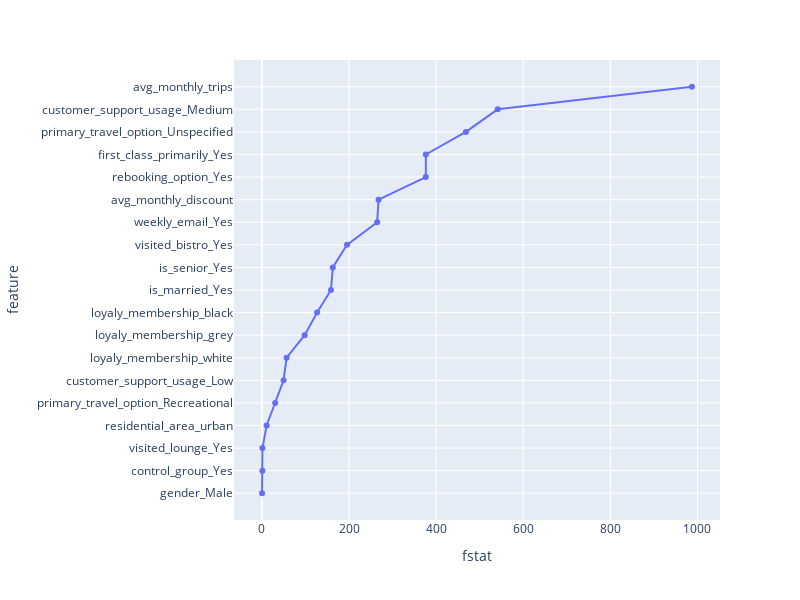

Notebook source saved alongside this figure:
### Code cell
tmp = pd.DataFrame({'fstat': fstats, 'pval': pvals, 'score': scores, 'feature': xnames}).sort_values('score', ascending=True)
px.line(tmp, x='fstat', y='feature', hover_data=['fstat', 'pval'], markers=True, width=800, height=600)

### Figure 1 — Plotly figure (JSON) as saved in the notebook; plotly's stock layout.template omitted (floating-point values rounded to 4 significant figures)
{"data": [{"customdata": [[0.6702], [0.3311], [0.3049], [0.001104], [3.792e-08], [2.101e-12], [6.038e-14], [5.949e-23], [4.067e-29], [6.045e-36], [7.901e-37], [8.907e-44], [2.14e-58], [4.749e-59], [1.196e-81], [1.196e-81], [1.57e-100], [2.416e-115], [1.057e-202]], "hovertemplate": "fstat=%{x}<br>feature=%{y}<br>pval=%{customdata[0]}<extra></extra>", "legendgroup": "", "line": {"color": "#636efa", "dash": "solid"}, "marker": {"symbol": "circle"}, "mode": "lines+markers", "name": "", "orientation": "h", "showlegend": false, "type": "scatter", "x": [0.1814, 0.9447, 1.053, 10.65, 30.32, 49.57, 56.59, 98.0, 126.6, 158.5, 162.6, 195.3, 264.5, 267.6, 376.2, 376.2, 468.2, 541.3, 987.3], "xaxis": "x", "y": ["gender_Male", "control_group_Yes", "visited_lounge_Yes", "residential_area_urban", "primary_travel_option_Recreational", "customer_support_usage_Low", "loyaly_membership_white", "loyaly_membership_grey", "loyaly_membership_black", "is_married_Yes", "is_senior_Yes", "visited_bistro_Yes", "weekly_email_Yes", "avg_monthly_discount", "rebooking_option_Yes", "first_class_primarily_Yes", "primary_travel_option_Unspecified", "customer_support_usage_Medium", "avg_monthly_trips"], "yaxis": "y"}], "layout": {"height": 600, "legend": {"tracegroupgap": 0}, "margin": {"t": 60}, "width": 800, "xaxis": {"anchor": "y", "domain": [0, 1], "title": {"text": "fstat"}}, "yaxis": {"anchor": "x", "domain": [0, 1], "title": {"text": "feature"}}}}
